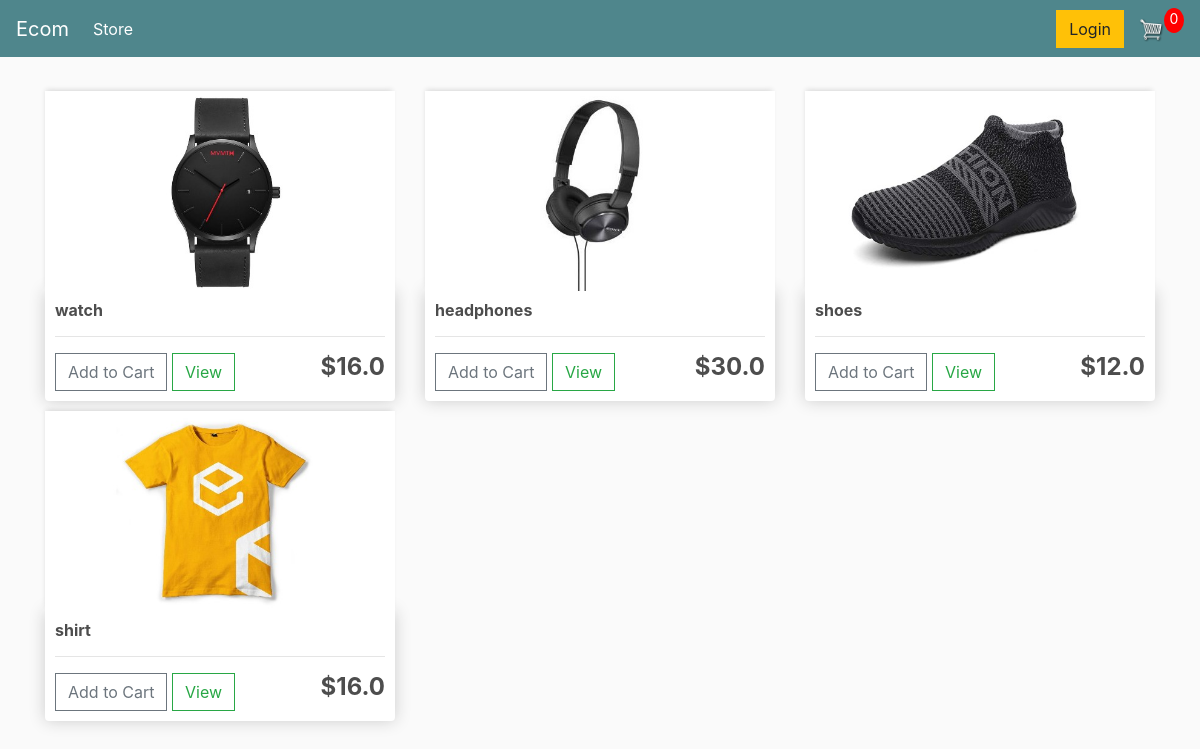
The page / on the database its author committed.
### store/models.py (models this page shows, shortened)
class Product(models.Model):
	name = models.CharField(max_length=200)
	price = models.FloatField()
	digital = models.BooleanField(default=False,null=True, blank=True)
	image = models.ImageField(null=True, blank=True)
	@property
	def imageURL(self):
		try:
			url = self.image.url
		except:
			url = ''
		return url

### store/views.py (the view)
# urls.py: path('', include('store.urls')),
def store(request):
	data = cartData(request)
	cartItems = data['cartItems']
	order = data['order']
	items = data['items']
	products = Product.objects.all()
	context = {'products':products, 'cartItems':cartItems}
	return render(request, 'store/store.html', context)

### store/utils.py (called while the page is built, shortened)
def cookieCart(request):
	try:
		cart = json.loads(request.COOKIES['cart'])
	except:
		cart = {}
		print('CART:', cart)
	items = []
	order = {'get_cart_total':0, 'get_cart_items':0, 'shipping':False}
	cartItems = order['get_cart_items']
	return {'cartItems':cartItems ,'order':order, 'items':items}

def cartData(request):
	if request.user.is_authenticated:
		customer = request.user.customer
		order, created = Order.objects.get_or_create(customer=customer, complete=False)
		items = order.orderitem_set.all()
		cartItems = order.get_cart_items
	else:
		cookieData = cookieCart(request)
		cartItems = cookieData['cartItems']
		order = cookieData['order']
		items = cookieData['items']
	return {'cartItems':cartItems ,'order':order, 'items':items}

### store/templates/store/store.html
{% extends 'store/main.html' %}
{% load static %}
{% block content %}
	<div class="row">
		{% for product in products %}
		<div class="col-lg-4">
			<img class="thumbnail" src="{{product.imageURL}}">
			<div class="box-element product">
				<h6><strong>{{product.name}}</strong></h6>
				<hr>
				<button data-product="{{product.id}}" data-action="add" class="btn btn-outline-secondary add-btn update-cart">Add to Cart</button>
				<a class="btn btn-outline-success" href="#">View</a>
				<h4 style="display: inline-block; float: right"><strong>${{product.price}}</strong></h4>
			</div>
		</div>
		{% endfor %}
	</div>
{% endblock content %}

### static/css/main.css (style rules this page uses)
body { background-color: hsl(0, 0%, 98%); }
h1,h2,h3,h4,h5,h6 { color:hsl(0, 0%, 30%); }
.box-element { box-shadow:hsl(0, 0%, 80%) 0 0 16px; background-color: #fff; border-radius: 4px; padding: 10px; }
.thumbnail { width: 100%; height: 200px; -webkit-box-shadow: -1px -3px 5px -2px rgba(214,214,214,1); -moz-box-shadow: -1px -3px 5px -2px rgba(214,214,214,1); box-shadow: -1px -3px 5px -2px rgba(214,214,214,1); }
.product { border-radius: 0 0 4px 4px; }
.col-lg-4, .col-lg-6, .col-lg-8, .col-lg-12 { margin-top: 10px; }
.btn { border-radius: 0; }

### rows shown on the page
Product: imageURL (picture), name "watch", price "16.0"
Product: imageURL (picture), name "headphones", price "30.0"
Product: imageURL (picture), name "shoes", price "12.0"
Product: imageURL (picture), name "shirt", price "16.0"

### other values the page prints
{{ cartItems }} "0"
